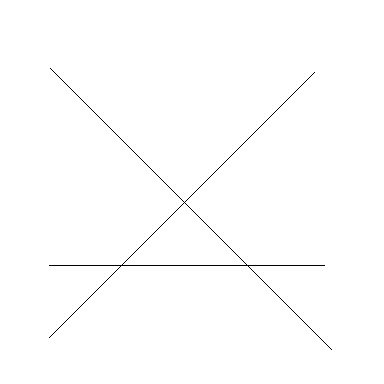
#> input picture images/ex3.png, 384 x 384 px
$ python find_harris_corners.py images/ex3.png
#> lines starting #> are read from the running program, lines starting #| are printed output that depends on the picture; after the words box and inside, x2 and y2 are one past the last pixel; in counts of white or black regions, pixels touching at a corner belong together
#> in main, `input_img = cv2.imread(img_path, 0)`: input_img: shape (384, 384); 99.4% white; black in thin lines or dots, all inside (x1, y1, x2, y2) = (49, 68, 332, 350)
# -*- coding: utf-8 -*-
"""
Aditya Intwala

This is a script to demonstrate the implementation of Harris corner function to
detect corners from the image.

The script was provided to the students of ACM Winter School December 2019 held
at IISER Pune, for introducing them on the topic of feature detection from images.

"""

import argparse
import cv2
import numpy as np

def find_harris_corners(input_img, k, window_size, threshold):

#> called with k = 0.04, window_size = 5, threshold = 10000
    corner_list = []
    output_img = cv2.cvtColor(input_img.copy(), cv2.COLOR_GRAY2RGB)
#> output_img is the input picture: shape (384, 384, 3); 99.4% white; black in thin lines or dots, all inside (x1, y1, x2, y2) = (49, 68, 332, 350)

    offset = int(window_size/2)
    y_range = input_img.shape[0] - offset
#> y_range = 382
    x_range = input_img.shape[1] - offset
#> x_range = 382


    dy, dx = np.gradient(input_img)
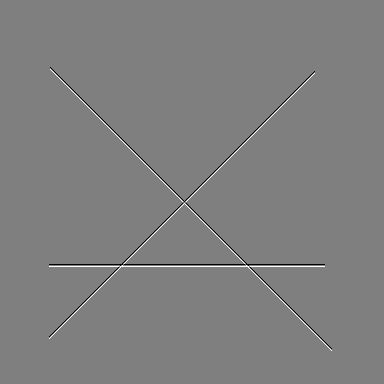
#> dy: shape (384, 384) float64; min -127.5, max 127.5, mean 0; drawn with min black and max white
    Ixx = dx**2
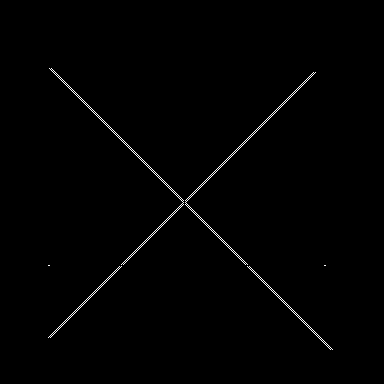
#> Ixx: shape (384, 384) float64; values 0 (black) and 16256.2 (white), 0.74% white in thin lines or dots, all inside (x1, y1, x2, y2) = (48, 68, 333, 350)
    Ixy = dy*dx
    Iyy = dy**2
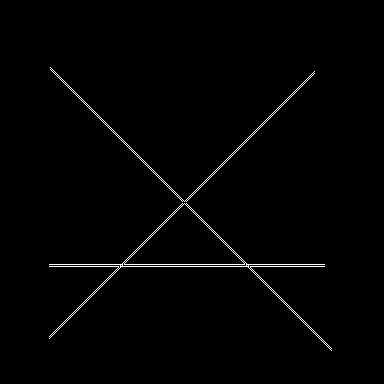
#> Iyy: shape (384, 384) float64; values 0 (black) and 16256.2 (white), 1.1% white in thin lines or dots, all inside (x1, y1, x2, y2) = (49, 67, 332, 351)


    for y in range(offset, y_range):
        for x in range(offset, x_range):

            #Values of sliding window
            start_y = y - offset
            end_y = y + offset + 1
            start_x = x - offset
            end_x = x + offset + 1

            #The variable names are representative to
            #the variable of the Harris corner equation
            windowIxx = Ixx[start_y : end_y, start_x : end_x]
            windowIxy = Ixy[start_y : end_y, start_x : end_x]
            windowIyy = Iyy[start_y : end_y, start_x : end_x]

            #Sum of squares of intensities of partial derevatives
            Sxx = windowIxx.sum()
            Sxy = windowIxy.sum()
            Syy = windowIyy.sum()

            #Calculate determinant and trace of the matrix
            det = (Sxx * Syy) - (Sxy**2)
            trace = Sxx + Syy

            #Calculate r for Harris Corner equation
            r = det - k*(trace**2)

            if r > threshold:
                corner_list.append([x, y, r])
                output_img[y,x] = (0,0,255)
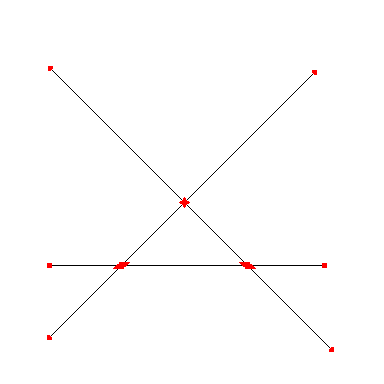
#> output_img: shape (384, 384, 3); 0.23% of pixels changed, all inside (x1, y1, x2, y2) = (47, 66, 334, 352)
#> after the loop, corner_list = 341 items, first 6: [48, 66, 221983157.8], [49, 66, 623666967.2], [50, 66, 623666967.2], [51, 66, 623666967.2], [52, 66, 169130025], [48, 67, 623666967.2]

    return corner_list, output_img

def main():

    parser = argparse.ArgumentParser(description='Find Harris cornes from the image.')
    parser.add_argument('image_path', type=str, help='Full path of the input image.')
    parser.add_argument('--k', type=float, help='Value of Harris corner constant between 0.04 - 0.06.')
    parser.add_argument('--window_size', type=int, help='Size / length of the windowing function / sliding window.')
    parser.add_argument('--threshold', type=float, help='Threshold value to consider corner for particular response value.')

    args = parser.parse_args()

    img_path = args.image_path
    k = 0.04
    window_size = 5
    threshold = 10000.00

    if args.k:
        k = args.k

    if args.window_size:
        window_size = args.window_size

    if args.threshold:
        threshold = args.threshold

    input_img = cv2.imread(img_path, 0)

    cv2.imshow('Input Image', input_img)
    cv2.waitKey(0)

    if input_img is not None:

        print ("Detecting Corners Started!")
        corner_list, corner_img = find_harris_corners(input_img, k, window_size, threshold)

        cv2.imshow('Detected Corners', corner_img)
        cv2.waitKey(0)

        corner_file = open('corners_list.txt', 'w')
        corner_file.write('x ,\t y, \t r \n')
        for i in range(len(corner_list)):
            corner_file.write(str(corner_list[i][0]) + ' , ' + str(corner_list[i][1]) + ' , ' + str(corner_list[i][2]) + '\n')
        corner_file.close()

        if corner_img is not None:
            cv2.imwrite("corners_img.png", corner_img)
    else:
        print ("Error in input image!")

    print ("Detecting Corners Complete!")


if __name__ == "__main__":
    main()
